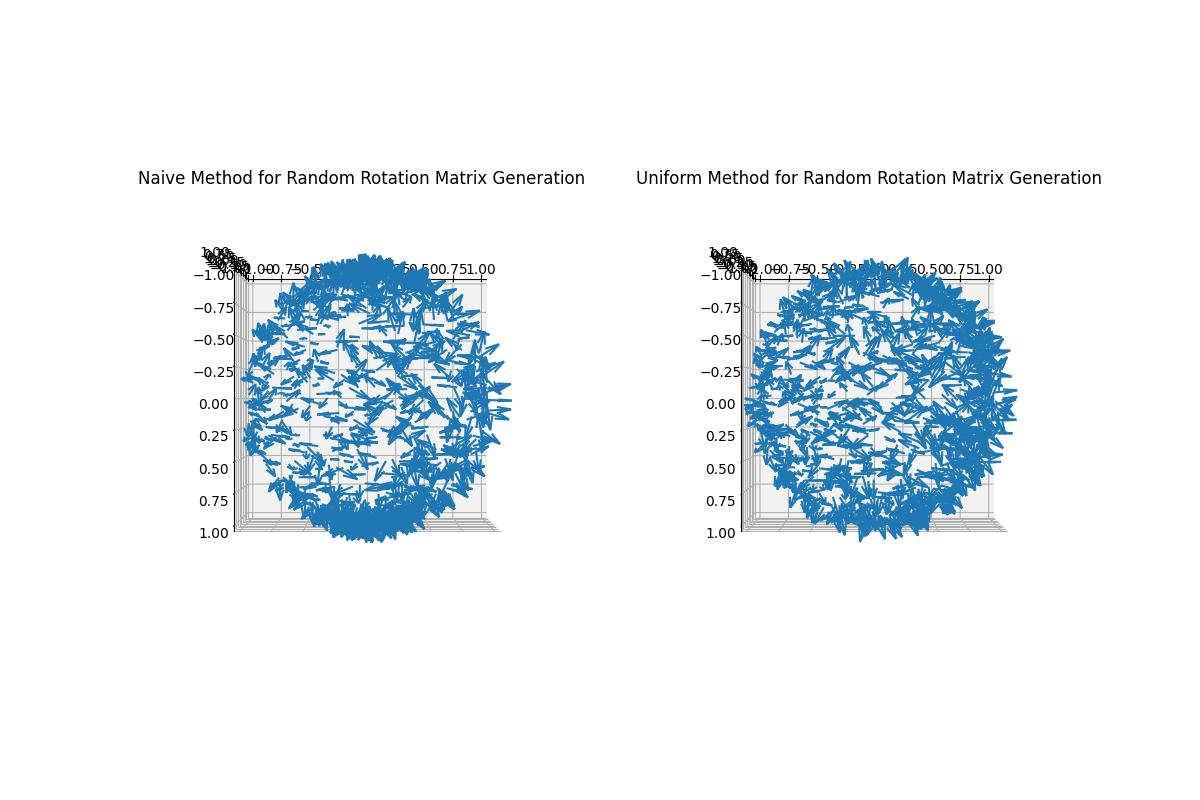

Recreate this plot in Python.
# Question 2
import matplotlib.pyplot as plt
import numpy as np
from typing import List
from component_1 import check_SOn, check_quaternion
def random_euler_angle(min=0, max=2*np.pi):
    return np.random.rand()*2*np.pi
def rotation_matrix_across_x(angle: float) -> np.ndarray:
    sin = np.sin(angle)
    cos = np.cos(angle)
    return np.array([[1, 0, 0],
                    [0, cos, -sin],
                    [0, sin, cos]])
def rotation_matrix_across_y(angle: float) -> np.ndarray:
    sin = np.sin(angle)
    cos = np.cos(angle)
    return np.array([[cos, 0, sin],
                    [0, 1, 0],
                    [-sin, 0, cos]])
def rotation_matrix_across_z(angle: float) -> np.ndarray:
    sin = np.sin(angle)
    cos = np.cos(angle)
    R = np.array([[cos, -sin, 0],
                    [sin, cos, 0],
                    [0, 0, 1]])
    return R
def algo_rotation_matrix_across_z(angle: float) -> np.ndarray:
    sin = np.sin(angle)
    cos = np.cos(angle)
    R = np.array([[cos, sin, 0],
                    [-sin, cos, 0],
                    [0, 0, 1]])
    return R
def rotation_matrix_3d(a1, a2, a3: float) -> np.ndarray:
    return rotation_matrix_across_x(a1) @ rotation_matrix_across_y(a2) @ rotation_matrix_across_z(a3)
def random_rotation_matrix(naive: bool) -> np.array:
    if naive:
        a1 = random_euler_angle()
        a2 = random_euler_angle()
        a3 = random_euler_angle()
        R = rotation_matrix_3d(a1, a2, a3)
        return R
    else:
        theta = random_euler_angle()
        phi = random_euler_angle()
        z = np.random.rand()
        V = np.array([np.cos(phi) * np.sqrt(z),
                      np.sin(phi) * np.sqrt(z),
                      np.sqrt(1-z)]) [np.newaxis]
        R = (2 * np.outer(V, V) - np.eye(3)) @ algo_rotation_matrix_across_z(theta)
        return R
def random_quaternion(naive: bool) -> np.array:
    if naive:
        v = np.random.rand(4,1)
        norm = np.linalg.norm(v)
        Q = v if norm == 0 else v / norm
        return Q
    else:
        s = np.random.rand()
        sigma1 = np.sqrt(1-s)
        sigma2 = np.sqrt(s)
        theta1 = 2*np.pi*np.random.rand()
        theta2 = 2*np.pi*np.random.rand()
        w = np.cos(theta2) * sigma2
        x = np.sin(theta1) * sigma1
        y = np.cos(theta1) * sigma1
        z = np.sin(theta2) * sigma2
        Q = np.array([[w, x, y, z]]).T
        return Q 
def display_rotations(ax, R: np.ndarray):
    # used in reports
    e = 1
    v0 = np.array([[0, 0, 1]]).T
    v1 = np.array([[0, e, 0]]).T + v0
    v0Prime = R@v0
    v1Prime = R@v1 - v0
    x, y, z = v0Prime
    u, w, v = v1Prime
    ax.quiver(x, y, z, u, v, w, length=0.2, arrow_length_ratio =.6, normalize=True)
def test():
    for i in range(1000):
        assert check_SOn(random_rotation_matrix(naive=False))
    for i in range(1000):
        assert check_SOn(random_rotation_matrix(naive=True))
    for i in range(1000):
        assert check_quaternion(random_quaternion(naive=False))
    for i in range(1000):
        assert check_quaternion(random_quaternion(naive=True))       
def test_display():
    # used in reports
    fig, axes = plt.subplots(1, 2, figsize=(12, 8), subplot_kw={"projection": "3d"})
    s = -1
    T = ["Naive Method for Random Rotation Matrix Generation", "Uniform Method for Random Rotation Matrix Generation"]
    B = [True, False]

    for ax, b, title in zip(axes, B, T):
        ax.set_zlim3d(-s, s)
        ax.set_ylim3d(-s, s)
        ax.set_xlim3d(-s, s)
        ax.view_init(elev=0, azim=-90, roll=90)
        ax.set_aspect('equal')
        ax.set_title(title)
        for _ in range(1000):
            R = random_rotation_matrix(naive=b)
            display_rotations(ax, R)
    plt.show()
if __name__ == "__main__":
    test()
    test_display()
